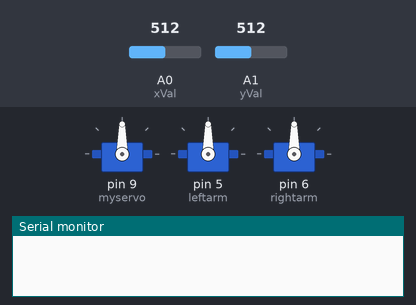
The sketch below on a simulated Arduino Uno, built with avr-gcc and run on an emulated ATmega328P. Shown: 3 × servo, the last lines printed to the serial monitor. The test bench sets the inputs (shaded band); at power-on: A0 (xVal) = 512, A1 (yVal) = 512.

Above: at 1.2 s.
1.3 s: A0 (xVal) set to 565
2.8 s: A0 (xVal) set to 592
At 3.3 s:
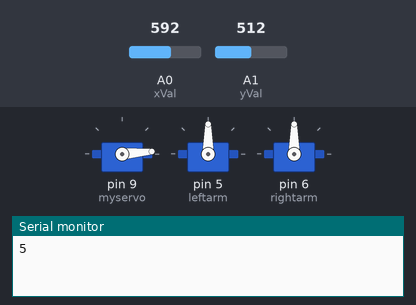
4.3 s: A1 (yVal) set to 306
At 4.9 s:
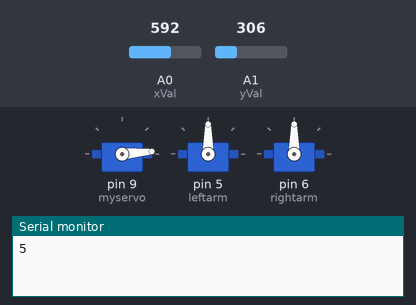
5.8 s: A1 (yVal) set to 680
7.3 s: A1 (yVal) set to 702
At 8.3 s:
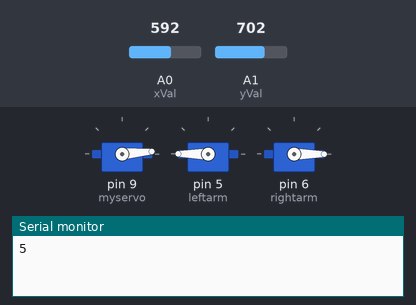
8.8 s: A0 (xVal) set to 465
10.3 s: A0 (xVal) set to 441
At 11.2 s:
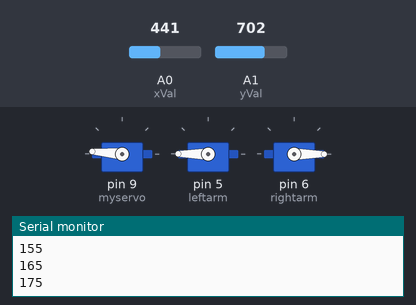
Timing chart, 0 to 12.8 s (numbered marks = the images above; inputs shaded):
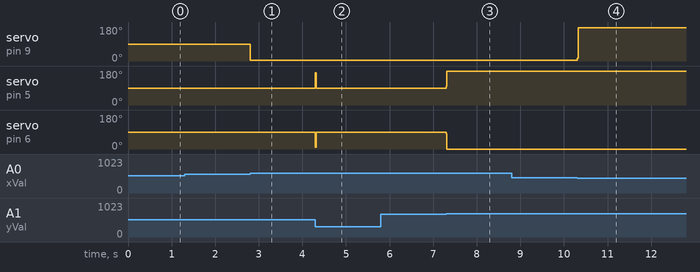

The sketch:

XYTest.ino
```cpp
#include <Servo.h>

Servo myservo, leftarm, rightarm;

int xVal = 0, yVal = 1, sensorVal = 0;
int xPos = 0, yPos = 0;
int lastXPos = 0, lastYPos = 0;

float stp = 10;
float correctMax = 1023;

void setup() {
  myservo.attach(9);
  leftarm.attach(5);
  rightarm.attach(6);
  Serial.begin(9600);
  leftarm.write(90);
  rightarm.write(90);
  myservo.write(90);
}

int aproach(int goal, int num){
  int x = (goal - num)/abs(goal - num);
 // Serial.println(x);
 // Serial.println(xPos);
  return x;
}

void loop() {
  delay(1);
  sensorVal = 1.8*analogRead(xVal)*(100/correctMax);

    //Serial.println(sensorVal);
    //Serial.println(xPos);

  if (sensorVal > 100 || sensorVal < 80){
    xPos+=aproach(90,sensorVal)*stp;
  }else{
  //  Serial.println("X no movement");
  }

  if (xPos > 180){
    xPos = 175;
  }else if (xPos < 0){
    xPos = 5;
  }

  sensorVal = .9*analogRead(yVal)*(100/correctMax);

  if (sensorVal > 60 || sensorVal < 40){
      yPos+=aproach(45,sensorVal)*stp;
  }else{
   // Serial.println("Y no movement");
  }

  if (yPos > 90){
    yPos = 90;
  }else if (yPos < 0){
    yPos = 0;
  }

  if (xPos != lastXPos){
    Serial.println(xPos);
    myservo.write(xPos);
  }else{
   // Serial.println("X no write");
  }
  if (yPos != lastYPos){
    leftarm.write(180-yPos);
    rightarm.write(yPos);
  }else{
   // Serial.println("Y no write");
  }

  lastXPos = xPos;
  lastYPos = yPos;
}
```

Measured:
- the behaviour switches between 574 and 575 on A0 (xVal) (found by bisection; images 0 and 1)
- the behaviour switches between 693 and 694 on A1 (yVal) (found by bisection; images 2 and 3)
- the behaviour switches between 455 and 454 on A0 (xVal) (found by bisection; images 3 and 4)
- after the input at 1.3 s, every drawn part: stays the same
- after the input at 2.8 s, servo on pin 9 (myservo): 90° → 5° at once
- after the input at 4.3 s, servo on pin 5 (leftarm): 90° → 170° at once, → 90° 0.01 s later; servo on pin 6 (rightarm): 90° → 10° at once, → 90° 0.01 s later
- after the input at 5.8 s, every drawn part: stays the same
- after the input at 7.3 s, servo on pin 5 (leftarm): 90° → 180° at once; servo on pin 6 (rightarm): 90° → 0° at once
- after the input at 8.8 s, every drawn part: stays the same
- after the input at 10.3 s, servo on pin 9 (myservo): 5° → 175° at once
